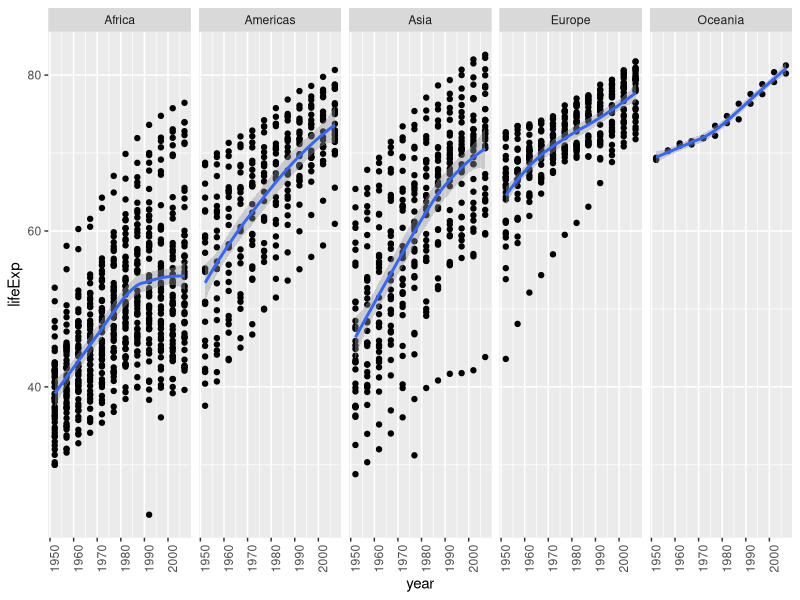

Recreate this plot in R.
## ---- chunk 1
library("ggplot2")
gap.in <- read.delim("../data/gapminderDataFiveYear.txt", header = TRUE)
## ---- chunk 2
summary(gap.in)
## ---- chunk 3
ggplot(data = gap.in, aes(year, lifeExp)) + geom_point() + geom_smooth() + facet_grid(. ~ continent) + theme(axis.text.x = element_text(angle = 90, hjust = 1))
